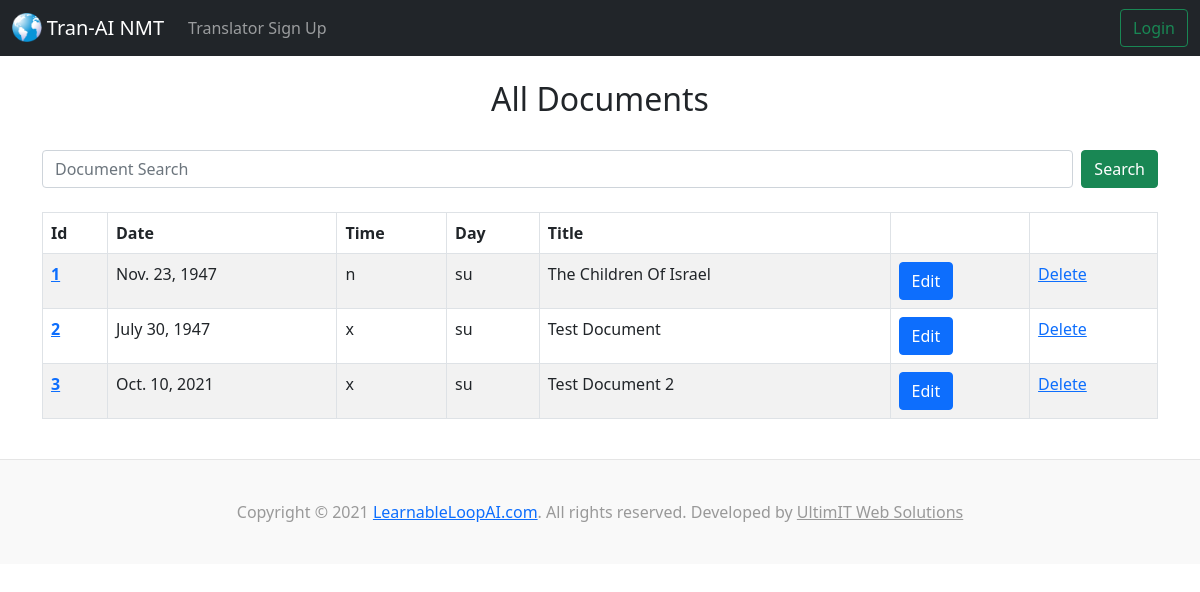
/documents/, run on the app's committed database.
### tranai/models.py (models this page shows, shortened)
class Document(models.Model):
  class TimeOfDay(models.TextChoices):
    NO_TOD = 'n', _('No Time Of Day')
    SUNRISE = 's', _('Sunrise')
    BREAKFAST = 'b', _('Breakfast')
    MORNING = 'x', _('Morning')
    AFTERNOON = 'y', _('Afternoon')
    EVENING = 'z', _('Evening')
  class DayOfWeek(models.TextChoices):
    SUNDAY = 'su', _('Sunday')
    MONDAY = 'mo', _('Monday')
    TUESDAY = 'tu', _('Tuesday')
    WEDNESDAY = 'we', _('Wednesday')
    THURSDAY = 'th', _('Thursday')
    FRIDAY = 'fr', _('Friday')
    SATURDAY = 'sa', _('Saturday')
  dod = models.DateField('Date Of Delivery')
  tod = models.CharField('Time Of Day', max_length=1, validators=[MinLengthValidator(1), MaxLengthValidator(1)], choices=TimeOfDay.choices, default=TimeOfDay.NO_TOD, blank=False,)
  dow = models.CharField('Day Of Week', max_length=2, choices=DayOfWeek.choices, default=DayOfWeek.SUNDAY, blank=False,)
  title = models.CharField('Document Title', max_length=64, blank=False,)
  descriptor = models.CharField('Descriptor', max_length=120, blank=False,)

### tranai/views.py (the view)
# urls.py: path('documents/', views.index_documents, name='index-documents'),
def index_documents(request):
  document_list = Document.objects.all().order_by('id')#sort by date instead of title??//was title??
  return render(request, 'tranai/index_documents.html', {'document_list': document_list})

### tranai/templates/tranai/index_documents.html (shortened to what this page needs)
{% extends 'tranai/base.html' %}
{% block content %}
<center><h2>All Documents</h2></center>
<form class="d-flex" method="POST" action="{% url 'search-documents' %}">
  <input class="form-control me-2" type="search" placeholder="Document Search" aria-label="Search" name="searched">
  <button class="btn btn-success" type="submit">Search</button>
</form>&nbsp;&nbsp;
<table class="table table-hover table-striped table-bordered">
  <thead>
    <tr>
      <th scope="col">Id</th>
      <th scope="col">Date</th>
      <th scope="col">Time</th>
      <th scope="col">Day</th>
      <th scope="col">Title</th>
      <th scope="col"></th>
      <th scope="col"></th>
    </tr>
  </thead>
  <tbody>
{% for document in document_list %}
    <tr>
      <th scope="row"><a href="{% url 'show-document' document.id %}">{{ document.id }}</a></th>
      <td>{{ document.dod }}</td>
      <td>{{ document.tod }}</td>
      <td>{{ document.dow }}</td>
      <td>{{ document.title }}</td>
      <td><a href="{% url 'update-document' document.id %}" class="btn btn-primary btn-xs glyphicon glyphicon-edit">Edit</a></td>
      <td><a href="{% url 'delete-document' document.id %}">Delete</a></td>
    </tr>
{% endfor %}
  </tbody>
</table>
{% endblock %}

### data on the page
Document: id "1", dod "Nov. 23, 1947", tod "n", dow "su", title "The Children Of Israel"
Document: id "2", dod "July 30, 1947", tod "x", dow "su", title "Test Document"
Document: id "3", dod "Oct. 10, 2021", tod "x", dow "su", title "Test Document 2"
